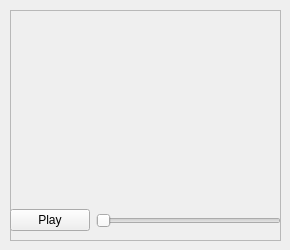
<?xml version="1.0" encoding="UTF-8"?>
<ui version="4.0">
 <class>Player</class>
 <widget class="QWidget" name="Player">
  <property name="geometry">
   <rect>
    <x>0</x>
    <y>0</y>
    <width>290</width>
    <height>250</height>
   </rect>
  </property>
  <property name="windowTitle">
   <string>Player</string>
  </property>
  <widget class="QWidget" name="verticalLayoutWidget">
   <property name="geometry">
    <rect>
     <x>10</x>
     <y>10</y>
     <width>271</width>
     <height>231</height>
    </rect>
   </property>
   <layout class="QVBoxLayout" name="verticalLayout">
    <item>
     <widget class="QFrame" name="frame_4">
      <property name="enabled">
       <bool>true</bool>
      </property>
      <property name="frameShape">
       <enum>QFrame::StyledPanel</enum>
      </property>
      <property name="frameShadow">
       <enum>QFrame::Raised</enum>
      </property>
      <widget class="QWidget" name="horizontalLayoutWidget">
       <property name="geometry">
        <rect>
         <x>0</x>
         <y>190</y>
         <width>271</width>
         <height>41</height>
        </rect>
       </property>
       <layout class="QHBoxLayout" name="horizontalLayout">
        <item>
         <widget class="QPushButton" name="playbutton">
          <property name="text">
           <string>Play</string>
          </property>
         </widget>
        </item>
        <item>
         <widget class="QSlider" name="volumeslider">
          <property name="maximum">
           <number>100</number>
          </property>
          <property name="value">
           <number>0</number>
          </property>
          <property name="orientation">
           <enum>Qt::Horizontal</enum>
          </property>
         </widget>
        </item>
       </layout>
      </widget>
     </widget>
    </item>
   </layout>
  </widget>
 </widget>
 <resources/>
 <connections/>
</ui>
